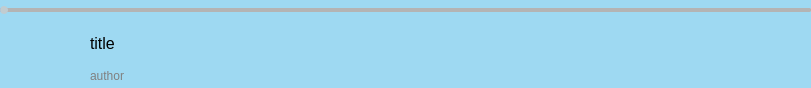
<?xml version="1.0" encoding="UTF-8"?>
<ui version="4.0">
 <class>BottomPlayWidgetClass</class>
 <widget class="QWidget" name="BottomPlayWidgetClass">
  <property name="geometry">
   <rect>
    <x>0</x>
    <y>0</y>
    <width>811</width>
    <height>88</height>
   </rect>
  </property>
  <property name="sizePolicy">
   <sizepolicy hsizetype="Preferred" vsizetype="Preferred">
    <horstretch>0</horstretch>
    <verstretch>0</verstretch>
   </sizepolicy>
  </property>
  <property name="minimumSize">
   <size>
    <width>0</width>
    <height>0</height>
   </size>
  </property>
  <property name="maximumSize">
   <size>
    <width>16777215</width>
    <height>16777215</height>
   </size>
  </property>
  <property name="windowTitle">
   <string>BottomPlayWidget</string>
  </property>
  <property name="styleSheet">
   <string notr="true">* {
	background-color: #9ED9F2;
}

QPushButton {
	border: none;
	font-family: &quot;otherfont&quot;;
	font-size: 20px;
	color: #4e4e52;
}

QPushButton:hover {
	color: #cccccc;
}

QPushButton:pressed {
	color: #007acc;
}</string>
  </property>
  <layout class="QVBoxLayout" name="verticalLayout">
   <property name="spacing">
    <number>0</number>
   </property>
   <property name="leftMargin">
    <number>0</number>
   </property>
   <property name="topMargin">
    <number>0</number>
   </property>
   <property name="rightMargin">
    <number>0</number>
   </property>
   <property name="bottomMargin">
    <number>0</number>
   </property>
   <item>
    <widget class="ProgressBar" name="play_progressbar">
     <property name="styleSheet">
      <string notr="true">QSlider::horizontal {
    height: 20px;
}

QSlider::groove:horizontal {
    background-color: rgb(180, 180, 180);
    height: 4px;
    border-radius: 2px;
}

QSlider::groove:horizontal:hover {
    height: 6px;
    border-radius: 3px;
}

    QSlider::sub-page:horizontal {
        background: #2B91FF;
        border-radius: 2px;
    }

    QSlider::add-page:horizontal {
        background: rgb(180, 180, 180);
        border-radius: 2px;
    }
    
    QSlider::handle:horizontal {
        background: rgb(193,204,208);
        width: 8px;
        height: 8px;
        border-radius: 4px;
        margin: -2px 0; /* 负边距让滑块向上下方扩展 */
    }

    QSlider::handle:horizontal:hover {
        width: 12px;
        height: 12px;
        border-radius: 6px;
        margin: -6px 0; /* 调整负边距 */
    }</string>
     </property>
     <property name="value">
      <number>0</number>
     </property>
     <property name="orientation">
      <enum>Qt::Horizontal</enum>
     </property>
    </widget>
   </item>
   <item>
    <widget class="QWidget" name="widget_2" native="true">
     <property name="minimumSize">
      <size>
       <width>0</width>
       <height>0</height>
      </size>
     </property>
     <property name="maximumSize">
      <size>
       <width>16777215</width>
       <height>16777215</height>
      </size>
     </property>
     <property name="styleSheet">
      <string notr="true"/>
     </property>
     <layout class="QHBoxLayout" name="horizontalLayout_2">
      <property name="spacing">
       <number>0</number>
      </property>
      <property name="leftMargin">
       <number>30</number>
      </property>
      <property name="topMargin">
       <number>0</number>
      </property>
      <property name="rightMargin">
       <number>0</number>
      </property>
      <property name="bottomMargin">
       <number>0</number>
      </property>
      <item>
       <widget class="QWidget" name="widget" native="true">
        <property name="minimumSize">
         <size>
          <width>220</width>
          <height>0</height>
         </size>
        </property>
        <property name="maximumSize">
         <size>
          <width>220</width>
          <height>16777215</height>
         </size>
        </property>
        <layout class="QHBoxLayout" name="horizontalLayout_11">
         <property name="spacing">
          <number>0</number>
         </property>
         <property name="leftMargin">
          <number>0</number>
         </property>
         <property name="topMargin">
          <number>0</number>
         </property>
         <property name="rightMargin">
          <number>0</number>
         </property>
         <property name="bottomMargin">
          <number>0</number>
         </property>
         <item>
          <widget class="RotationLabel" name="music_icon">
           <property name="minimumSize">
            <size>
             <width>50</width>
             <height>50</height>
            </size>
           </property>
           <property name="maximumSize">
            <size>
             <width>50</width>
             <height>50</height>
            </size>
           </property>
           <property name="styleSheet">
            <string notr="true">QLabel {
	border-radius: 25px;
	background-image: url(:/source/image/default_album.png);
	background-repeat: no-repeat;
}</string>
           </property>
           <property name="text">
            <string/>
           </property>
           <property name="scaledContents">
            <bool>true</bool>
           </property>
          </widget>
         </item>
         <item>
          <widget class="QWidget" name="widget_3" native="true">
           <layout class="QHBoxLayout" name="horizontalLayout">
            <property name="spacing">
             <number>0</number>
            </property>
            <property name="leftMargin">
             <number>0</number>
            </property>
            <property name="topMargin">
             <number>0</number>
            </property>
            <property name="rightMargin">
             <number>0</number>
            </property>
            <property name="bottomMargin">
             <number>0</number>
            </property>
            <item>
             <widget class="QWidget" name="widget_16" native="true">
              <layout class="QVBoxLayout" name="verticalLayout_12">
               <property name="spacing">
                <number>0</number>
               </property>
               <property name="leftMargin">
                <number>10</number>
               </property>
               <property name="topMargin">
                <number>10</number>
               </property>
               <property name="rightMargin">
                <number>0</number>
               </property>
               <property name="bottomMargin">
                <number>5</number>
               </property>
               <item>
                <widget class="QLabel" name="music_title">
                 <property name="styleSheet">
                  <string notr="true">font-size: 16px;</string>
                 </property>
                 <property name="text">
                  <string>title</string>
                 </property>
                </widget>
               </item>
               <item>
                <widget class="QLabel" name="music_author">
                 <property name="styleSheet">
                  <string notr="true">color: gray;</string>
                 </property>
                 <property name="text">
                  <string>author</string>
                 </property>
                 <property name="alignment">
                  <set>Qt::AlignBottom|Qt::AlignLeading|Qt::AlignLeft</set>
                 </property>
                </widget>
               </item>
              </layout>
             </widget>
            </item>
            <item>
             <spacer name="horizontalSpacer_8">
              <property name="orientation">
               <enum>Qt::Horizontal</enum>
              </property>
              <property name="sizeHint" stdset="0">
               <size>
                <width>112</width>
                <height>20</height>
               </size>
              </property>
             </spacer>
            </item>
           </layout>
          </widget>
         </item>
        </layout>
       </widget>
      </item>
      <item>
       <spacer name="horizontalSpacer">
        <property name="orientation">
         <enum>Qt::Horizontal</enum>
        </property>
        <property name="sizeHint" stdset="0">
         <size>
          <width>40</width>
          <height>20</height>
         </size>
        </property>
       </spacer>
      </item>
      <item>
       <widget class="QWidget" name="widget_17" native="true">
        <property name="layoutDirection">
         <enum>Qt::LeftToRight</enum>
        </property>
        <property name="styleSheet">
         <string notr="true"/>
        </property>
        <layout class="QHBoxLayout" name="horizontalLayout_12">
         <property name="spacing">
          <number>10</number>
         </property>
         <property name="sizeConstraint">
          <enum>QLayout::SetDefaultConstraint</enum>
         </property>
         <property name="leftMargin">
          <number>0</number>
         </property>
         <property name="topMargin">
          <number>0</number>
         </property>
         <property name="rightMargin">
          <number>0</number>
         </property>
         <property name="bottomMargin">
          <number>0</number>
         </property>
         <item>
          <widget class="QPushButton" name="play_model_btn">
           <property name="sizePolicy">
            <sizepolicy hsizetype="Minimum" vsizetype="Expanding">
             <horstretch>0</horstretch>
             <verstretch>0</verstretch>
            </sizepolicy>
           </property>
           <property name="minimumSize">
            <size>
             <width>35</width>
             <height>0</height>
            </size>
           </property>
           <property name="maximumSize">
            <size>
             <width>35</width>
             <height>16777215</height>
            </size>
           </property>
           <property name="focusPolicy">
            <enum>Qt::NoFocus</enum>
           </property>
           <property name="text">
            <string/>
           </property>
           <property name="checkable">
            <bool>true</bool>
           </property>
          </widget>
         </item>
         <item>
          <widget class="QPushButton" name="last_btn">
           <property name="sizePolicy">
            <sizepolicy hsizetype="Minimum" vsizetype="Expanding">
             <horstretch>0</horstretch>
             <verstretch>0</verstretch>
            </sizepolicy>
           </property>
           <property name="minimumSize">
            <size>
             <width>35</width>
             <height>0</height>
            </size>
           </property>
           <property name="maximumSize">
            <size>
             <width>35</width>
             <height>16777215</height>
            </size>
           </property>
           <property name="focusPolicy">
            <enum>Qt::NoFocus</enum>
           </property>
           <property name="text">
            <string/>
           </property>
           <property name="checkable">
            <bool>true</bool>
           </property>
          </widget>
         </item>
         <item>
          <widget class="QPushButton" name="stopandplay_btn">
           <property name="sizePolicy">
            <sizepolicy hsizetype="Minimum" vsizetype="Ignored">
             <horstretch>0</horstretch>
             <verstretch>0</verstretch>
            </sizepolicy>
           </property>
           <property name="minimumSize">
            <size>
             <width>50</width>
             <height>0</height>
            </size>
           </property>
           <property name="maximumSize">
            <size>
             <width>50</width>
             <height>16777215</height>
            </size>
           </property>
           <property name="styleSheet">
            <string notr="true">QPushButton {
	font-size: 28px;
}</string>
           </property>
           <property name="text">
            <string/>
           </property>
           <property name="shortcut">
            <string>Space</string>
           </property>
           <property name="checkable">
            <bool>true</bool>
           </property>
          </widget>
         </item>
         <item>
          <widget class="QPushButton" name="next_btn">
           <property name="sizePolicy">
            <sizepolicy hsizetype="Minimum" vsizetype="Expanding">
             <horstretch>0</horstretch>
             <verstretch>0</verstretch>
            </sizepolicy>
           </property>
           <property name="minimumSize">
            <size>
             <width>35</width>
             <height>0</height>
            </size>
           </property>
           <property name="maximumSize">
            <size>
             <width>35</width>
             <height>16777215</height>
            </size>
           </property>
           <property name="focusPolicy">
            <enum>Qt::NoFocus</enum>
           </property>
           <property name="text">
            <string/>
           </property>
           <property name="checkable">
            <bool>true</bool>
           </property>
          </widget>
         </item>
         <item>
          <widget class="QPushButton" name="playlist_btn">
           <property name="sizePolicy">
            <sizepolicy hsizetype="Minimum" vsizetype="Expanding">
             <horstretch>0</horstretch>
             <verstretch>0</verstretch>
            </sizepolicy>
           </property>
           <property name="minimumSize">
            <size>
             <width>35</width>
             <height>0</height>
            </size>
           </property>
           <property name="maximumSize">
            <size>
             <width>35</width>
             <height>16777215</height>
            </size>
           </property>
           <property name="focusPolicy">
            <enum>Qt::NoFocus</enum>
           </property>
           <property name="text">
            <string/>
           </property>
           <property name="checkable">
            <bool>true</bool>
           </property>
          </widget>
         </item>
        </layout>
       </widget>
      </item>
      <item>
       <spacer name="horizontalSpacer_7">
        <property name="orientation">
         <enum>Qt::Horizontal</enum>
        </property>
        <property name="sizeHint" stdset="0">
         <size>
          <width>199</width>
          <height>20</height>
         </size>
        </property>
       </spacer>
      </item>
      <item>
       <widget class="QWidget" name="widget_18" native="true">
        <property name="styleSheet">
         <string notr="true">QPushButton {
	border: none;
	font-family: &quot;otherfont&quot;;
}</string>
        </property>
        <layout class="QHBoxLayout" name="horizontalLayout_13">
         <property name="spacing">
          <number>10</number>
         </property>
         <property name="leftMargin">
          <number>0</number>
         </property>
         <property name="topMargin">
          <number>0</number>
         </property>
         <property name="rightMargin">
          <number>0</number>
         </property>
         <property name="bottomMargin">
          <number>0</number>
         </property>
         <item>
          <widget class="QPushButton" name="collect_btn">
           <property name="sizePolicy">
            <sizepolicy hsizetype="Minimum" vsizetype="Expanding">
             <horstretch>0</horstretch>
             <verstretch>0</verstretch>
            </sizepolicy>
           </property>
           <property name="minimumSize">
            <size>
             <width>35</width>
             <height>0</height>
            </size>
           </property>
           <property name="maximumSize">
            <size>
             <width>35</width>
             <height>16777215</height>
            </size>
           </property>
           <property name="styleSheet">
            <string notr="true">QPushButton {
	font-family: &quot;iconfont&quot;;
}</string>
           </property>
           <property name="text">
            <string/>
           </property>
           <property name="checkable">
            <bool>true</bool>
           </property>
          </widget>
         </item>
         <item>
          <widget class="QPushButton" name="volume_btn">
           <property name="sizePolicy">
            <sizepolicy hsizetype="Minimum" vsizetype="Expanding">
             <horstretch>0</horstretch>
             <verstretch>0</verstretch>
            </sizepolicy>
           </property>
           <property name="minimumSize">
            <size>
             <width>35</width>
             <height>0</height>
            </size>
           </property>
           <property name="maximumSize">
            <size>
             <width>35</width>
             <height>16777215</height>
            </size>
           </property>
           <property name="styleSheet">
            <string notr="true"/>
           </property>
           <property name="text">
            <string/>
           </property>
           <property name="checkable">
            <bool>true</bool>
           </property>
          </widget>
         </item>
         <item>
          <widget class="QPushButton" name="more_btn">
           <property name="sizePolicy">
            <sizepolicy hsizetype="Minimum" vsizetype="Expanding">
             <horstretch>0</horstretch>
             <verstretch>0</verstretch>
            </sizepolicy>
           </property>
           <property name="minimumSize">
            <size>
             <width>35</width>
             <height>0</height>
            </size>
           </property>
           <property name="maximumSize">
            <size>
             <width>35</width>
             <height>16777215</height>
            </size>
           </property>
           <property name="styleSheet">
            <string notr="true">QPushButton {
	font-family: &quot;iconfont&quot;;
}</string>
           </property>
           <property name="text">
            <string/>
           </property>
           <property name="checkable">
            <bool>true</bool>
           </property>
          </widget>
         </item>
        </layout>
       </widget>
      </item>
     </layout>
    </widget>
   </item>
  </layout>
 </widget>
 <layoutdefault spacing="6" margin="11"/>
 <customwidgets>
  <customwidget>
   <class>RotationLabel</class>
   <extends>QLabel</extends>
   <header>rotationlabel.h</header>
  </customwidget>
  <customwidget>
   <class>ProgressBar</class>
   <extends>QSlider</extends>
   <header>progressbar.h</header>
  </customwidget>
 </customwidgets>
 <resources/>
 <connections/>
</ui>
